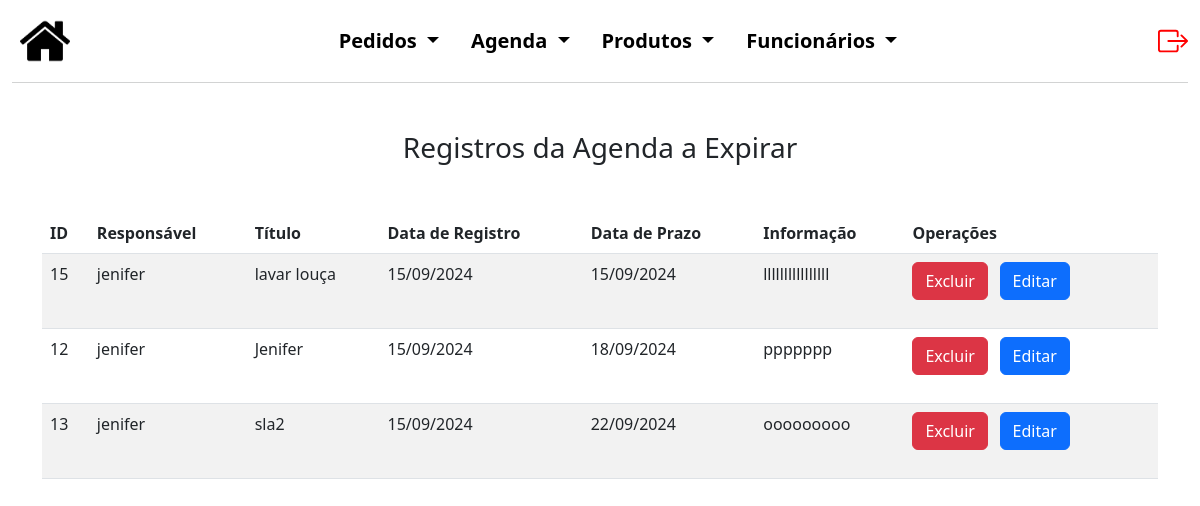
The page /admInicial.php (signed in) on the database its author committed.
### tables this page shows
CREATE TABLE `agenda` (
  `codAgend` int(5) NOT NULL,
  `cod_func` varchar(50) NOT NULL,
  `titulo` varchar(50) NOT NULL,
  `dataRegistro` date NOT NULL,
  `dataPrazo` date NOT NULL,
  `informacao` varchar(250) NOT NULL
);

### admInicial.php (the view, shortened to what this page needs)
<?php
$conexao = novaConexao();
$registros = [];
$erro = false;
try {
    $sql = "SELECT * FROM agenda WHERE dataPrazo BETWEEN CURDATE() AND DATE_ADD(CURDATE(), INTERVAL 7 DAY) ORDER BY dataPrazo ASC";
    $stmt = $conexao->prepare($sql);
    $stmt->execute();
    $registros = $stmt->fetchAll(PDO::FETCH_ASSOC);
} catch (PDOException $e) {
    $erro = true;
    echo "Erro: " . $e->getMessage();
}
?>
<!DOCTYPE html>
<html lang="pt-br">
<head>
    <link href="https://cdn.jsdelivr.net/npm/bootstrap@5.3.0/dist/css/bootstrap.min.css" rel="stylesheet">
    <link rel="stylesheet" href="./style.css">
</head>
<body>
    <div class="container-fluid cabecalho">
        <nav class="navbar navbar-light navbar-expand-md" style="background-color: #FFFF;">
            <a class="nav justify-content-start m-2" href="#">
                <img src="./img/back.png">
            </a>
            <div class="collapse navbar-collapse justify-content-center" id="navegacao">
                <ul class="nav nav-pills justify-content-center listas">
                    <li class="nav-item dropdown">
                        <a class="nav-link dropdown-toggle cor_fonte" href="#" id="navbarDropdownMenuLink"
                            data-bs-toggle="dropdown" aria-haspopup="true" aria-expanded="false">
                            Pedidos
                        </a>
                    </li>
                    <li class="nav-item dropdown">
                        <a class="nav-link dropdown-toggle cor_fonte" href="#" id="navbarDropdownMenuLink"
                            data-bs-toggle="dropdown" aria-haspopup="true" aria-expanded="false">
                            Agenda
                        </a>
                    </li>
                    <li class="nav-item dropdown">
                        <a class="nav-link dropdown-toggle cor_fonte" href="#" id="navbarDropdownMenuLink"
                            data-bs-toggle="dropdown" aria-haspopup="true" aria-expanded="false">
                            Produtos
                        </a>
                    </li>
                    <li class="nav-item dropdown">
                        <a class="nav-link dropdown-toggle cor_fonte" href="#" id="navbarDropdownMenuLink"
                            data-bs-toggle="dropdown" aria-haspopup="true" aria-expanded="false">
                            Funcionários
                        </a>
                    </li>
                </ul>
            </div>
            <a href="./logout.php" class="nav-link justify-content-end" style="color: red;">
            </a>
        </nav>
    </div>
    <div class="container mt-5">
        <h3 class="text-center mb-5">Registros da Agenda a Expirar</h3>
        <?php if ($erro): ?>
            <div class="alert alert-danger" role="alert">
                Não foi possível carregar os dados.
            </div>
        <?php else: ?>
            <table class="table table-striped">
                <thead>
                    <tr>
                        <th>ID</th>
                        <th>Responsável</th>
                        <th>Título</th>
                        <th>Data de Registro</th>
                        <th>Data de Prazo</th>
                        <th>Informação</th>
                        <th>Operações</th>
                    </tr>
                </thead>
                <tbody>
                    <?php foreach ($registros as $registro): ?>
                        <tr>
                            <td><?php echo ($registro['codAgend']); ?></td>
                            <td><?php echo ($registro['cod_func']); ?></td>
                            <td><?php echo ($registro['titulo']); ?></td>
                            <td><?php echo (date('d/m/Y', strtotime($registro['dataRegistro']))); ?></td>
                            <td><?php echo (date('d/m/Y', strtotime($registro['dataPrazo']))); ?></td>
                            <td><?php echo ($registro['informacao']); ?></td>
                            <td>
                                <div class="row">
                                    <div class="col-4">
                                        <form method="POST">
                                            <button type="submit" name="delete" class="btn btn-danger">Excluir</button>
                                        </form>
                                    </div>
                                    <div class="col-4">
                                        <form method="POST">
                                            <button type="submit" name="edit" class="btn btn-primary">Editar</button>
                                        </form>
                                    </div>
                                </div>
                            </td>
                        </tr>
                    <?php endforeach; ?>
                </tbody>
            </table>
        <?php endif; ?>
    </div>
</body>
</html>

### style.css (style rules this page uses)
.cabecalho { margin-bottom: 2%; }
.cor_fonte { color: black; font-weight: bold; text-decoration: none; font-size: 20px; }
.cabecalho img { height: 50px; }
#navbarDropdownMenuLink { background-color: #ffffff; }
nav { border-bottom: 1px solid rgb(210, 211, 211); }
.nav-item.dropdown .nav-link { color: black }
.row { margin-bottom: 20px; }

### rows shown on the page
agenda: codAgend "15", cod_func "jenifer", titulo "lavar louça", dataRegistro "15/09/2024", dataPrazo "15/09/2024", informacao "llllllllllllllll"
agenda: codAgend "12", cod_func "jenifer", titulo "Jenifer", dataRegistro "15/09/2024", dataPrazo "18/09/2024", informacao "ppppppp"
agenda: codAgend "13", cod_func "jenifer", titulo "sla2", dataRegistro "15/09/2024", dataPrazo "22/09/2024", informacao "ooooooooo"
